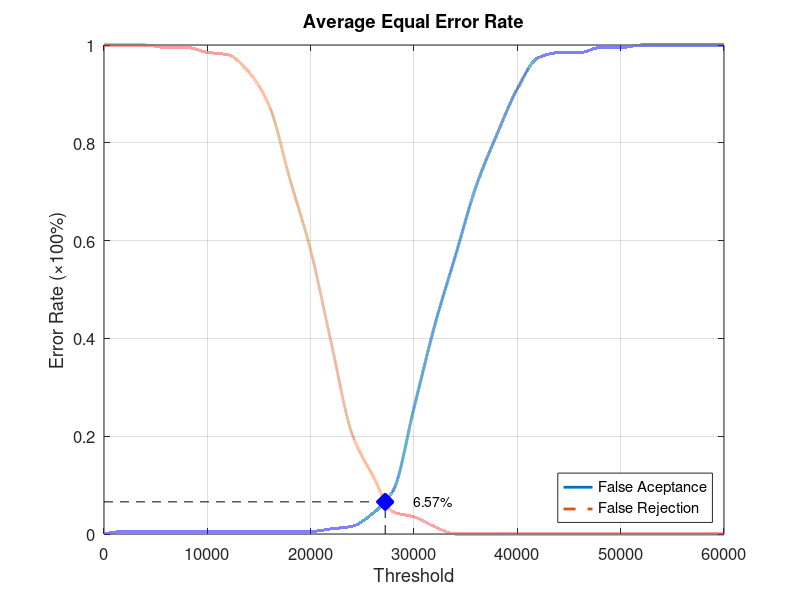
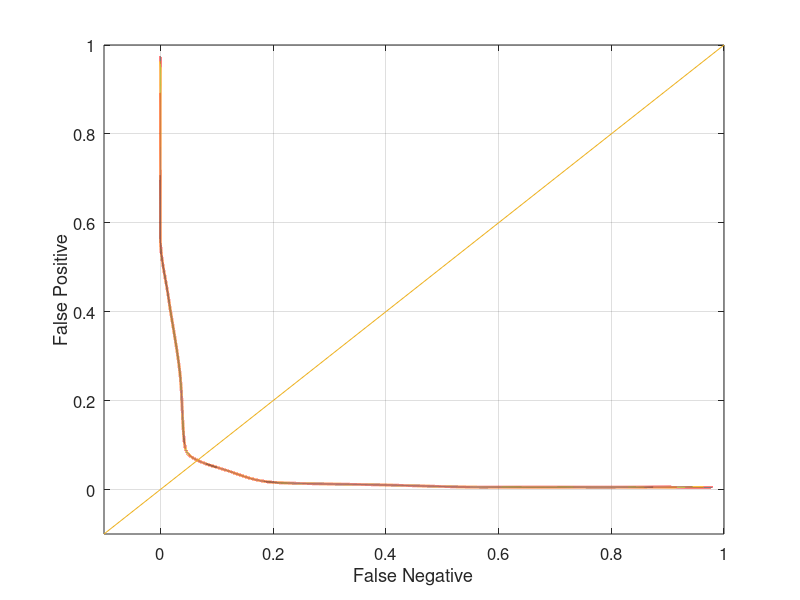

Recreate these plots in MATLAB, in order.
function yEER = Database5_3
close all;
clear;
clc;
x = 0:2000:60000;
xq = 0:0.5:60000;

y0 = [0 0.00526316 0.00526316 0.00526316 0.00526316 0.00526316 0.00526316 0.00526316 0.00526316 0.00526316 0.00526316 0.0105263 0.0157895 0.0421053 0.0894737 0.257895 0.426316 0.568421 0.710526 0.815789 0.910526 0.973684 0.984211 0.984211 0.994737 0.994737 1 1 1 1 1];
yy0 = interp1(x, y0, xq, 'pchip');
y1 = [1 1 1 0.995 0.995 0.985 0.98 0.945 0.875 0.725 0.58 0.39 0.205 0.12 0.045 0.035 0.015 0 0 0 0 0 0 0 0 0 0 0 0 0 0];
yy1 = interp1(x, y1, xq, 'pchip');

% Calculating EER: 
y2 = abs(y0 - y1);
find(y2 == min(y2))
yy2 = abs(yy0 - yy1);
xEER = find(yy2 == min(yy2));
xEERIndex = xq(xEER) % X-axis EER
yEER = yy0(xEER) % Y-axis EER

main = figure
plot(xq, yy0,'-','LineWidth', 2);	hold on
plot(xq, yy1,'--','LineWidth', 2);	hold on
plot([xEERIndex xEERIndex], [0 yEER], 'k--');	hold on
plot([0 xEERIndex], [yEER yEER], 'k--');	hold on
plot(xEERIndex, yEER, 'bx', 'LineWidth', 10);	hold on
text(xEERIndex + 10 * xEERIndex / 100, yEER, [num2str(round((10000 * yEER)) / 100) '%'])
legend('False Aceptance', 'False Rejection', 'Location', 'SouthEast')
xlabel('Threshold')
ylabel('Error Rate (\times100%)')
title('Average Equal Error Rate')
set(gca, 'FontSize', 12)
axis([0 60000 0 1])
grid on

print(main, 'Database5_3Main', '-dpng');
FNRxFPR = figure('Color', [1 1 1]);
plot(yy1, yy0, '-', yy1, yy0, 'LineWidth', 2);
hold on
y = -0.1:0.1:1
plot(y, y); 
set(gca, 'FontSize', 12)
xlabel('False Negative')
ylabel('False Positive')
axis([-0.1 1 -0.1 1])
set(gca, 'FontSize', 12)
grid on

print(FNRxFPR, 'Database5_3FNRxFPR','-dpng');
end
